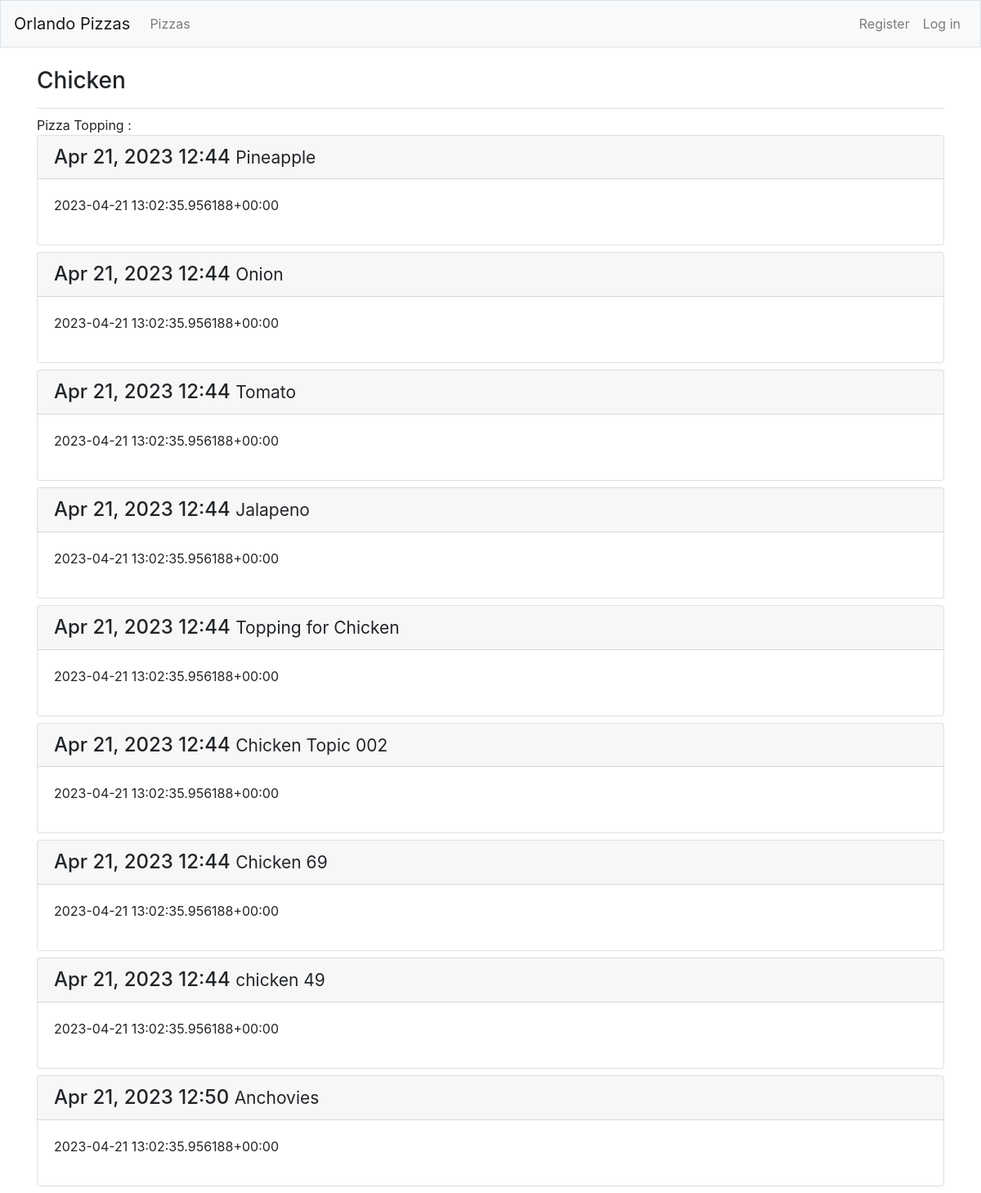
Page /pizza/1/ on the committed database.
### orlando_pizzas/models.py (models this page shows)
class Pizza (models.Model):
    name = models.CharField(max_length=25)
    date_added = models.DateTimeField(auto_now=True)
    def __str__(self):
        return self.name

class Toppings (models.Model):
    pizza = models.ForeignKey(Pizza,on_delete=models.CASCADE)
    text = models.CharField(max_length=25)
    date_added = models.DateTimeField(auto_now=True)
    toppping_name = models.CharField(max_length=25,default='Default')

### orlando_pizzas/views.py (the view)
# urls.py: path('pizza/<int:pizza_id>/', views.getPizzaById, name='pizza_toppings'),
def getPizzaById(request, pizza_id):
    try:
        pizza = Pizza.objects.get(id=pizza_id)
        print(f'INSIDE of PIZZA and TOPPINGS  !!!!!!!!!!{pizza}')
        toppings = Toppings.objects.filter(pizza_id=pizza_id).all()
        context = {'toppings': toppings , 'pizza':pizza}
        shortcut = render(request, 'orlando_pizzas/pizza_toppings.html', context)
    except Exception:
        shortcut = render(request, 'orlando_pizzas/errors.html')
    return shortcut

### orlando_pizzas/templates/orlando_pizzas/pizza_toppings.html
{% extends "orlando_pizzas/base.html" %}
{% block page_header %}
    <h3>
        {{pizza}}
    </h3>
 {% endblock page_header %}
{% block content %}
 Pizza Topping :
    {% for topping in toppings %}
        <div class="card mb-2">
            <h4 class="card-header">
                {{topping.date_added |date:'M d, Y H:i' }}
                <small>
                    {{topping.toppping_name}}
                </small>
            </h4>
            <div class="card-body">
                {{ topping.text|linebreaks }}
            </div>
        </div>
    {% endfor %}
{% endblock content %}

### orlando_pizzas/templates/orlando_pizzas/base.html (shortened to what this page needs)
{% load bootstrap4 %}
<!doctype html>
<html lang="en">
<head>
     {% bootstrap_css %}
</head>
<body>
     <nav class="navbar navbar-expand-md navbar-light bg-light mb-4 border">
     <a class="navbar-brand" href="{% url 'orlando_pizzas:index'%}">Orlando Pizzas</a>
     <div class="collapse navbar-collapse" id="navbarCollapse">
          <ul class="navbar-nav mr-auto">
         <li class="nav-item">
           <a class="nav-link" href="{% url 'orlando_pizzas:pizza'%}">
                Pizzas </a>
         </li>
          </ul>
          <ul class="navbar-nav ml-auto">
         {% if user.is_authenticated %}
             <li class="nav-item">
             <span class="navbar-text">Hello, {{ user.username }}.</span>
             </li>
             <li class="nav-item">
               <a class="nav-link" href="{% url 'users:logout' %}">Log out</a>
             </li>
           {% else %}
             <li class="nav-item">
               <a class="nav-link" href="{% url 'users:register' %}">Register</a>
             </li>
             <li class="nav-item">
               <a class="nav-link" href="{% url 'users:login' %}">Log in</a></li>
           {% endif %}
         </ul>
     </div>
     </nav>
     <main role="main" class="container">
     <div class="pb-2 mb-2 border-bottom">
         {% block page_header %}{% endblock page_header %}
       </div>
     <div>
         {% block content %}{% endblock content %}
       </div>
     </main>
   </body>
   </html>

### rows in the picture
Pizza: name "Chicken"
Toppings: date_added "Apr 21, 2023 12:44", toppping_name "Pineapple", text "2023-04-21 13:02:35.956188+00:00"
Toppings: date_added "Apr 21, 2023 12:44", toppping_name "Onion", text "2023-04-21 13:02:35.956188+00:00"
Toppings: date_added "Apr 21, 2023 12:44", toppping_name "Tomato", text "2023-04-21 13:02:35.956188+00:00"
Toppings: date_added "Apr 21, 2023 12:44", toppping_name "Jalapeno", text "2023-04-21 13:02:35.956188+00:00"
Toppings: date_added "Apr 21, 2023 12:44", toppping_name "Topping for Chicken", text "2023-04-21 13:02:35.956188+00:00"
Toppings: date_added "Apr 21, 2023 12:44", toppping_name "Chicken Topic 002", text "2023-04-21 13:02:35.956188+00:00"
Toppings: date_added "Apr 21, 2023 12:44", toppping_name "Chicken 69", text "2023-04-21 13:02:35.956188+00:00"
Toppings: date_added "Apr 21, 2023 12:44", toppping_name "chicken 49", text "2023-04-21 13:02:35.956188+00:00"
Toppings: date_added "Apr 21, 2023 12:50", toppping_name "Anchovies", text "2023-04-21 13:02:35.956188+00:00"
